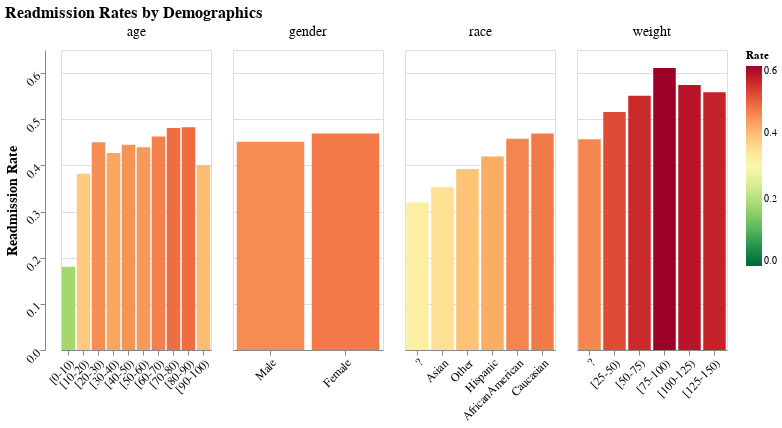

This figure's notebook cell:
### Code cell
demographic_factors = ['age', 'gender', 'race', 'weight']
demo_data = risk_df[risk_df['factor'].isin(demographic_factors)].copy()

weight_order = ['?', '[0-25)', '[25-50)', '[50-75)', '[75-100)', '[100-125)', '[125-150)', '[150-175)', '[175-200)']
age_order = ['[0-10)', '[10-20)', '[20-30)', '[30-40)', '[40-50)', '[50-60)', '[60-70)', '[70-80)', '[80-90)', '[90-100)']

def get_sort_key(row):
    if row['factor'] == 'weight' and row['value'] in weight_order:
        return weight_order.index(row['value'])
    elif row['factor'] == 'age' and row['value'] in age_order:
        return age_order.index(row['value'])
    else:
        return row['readmission_rate']

demo_data['sort_key'] = demo_data.apply(get_sort_key, axis=1)

chart_demo = alt.Chart(demo_data).mark_bar().encode(
    x=alt.X('value:N', title='', sort=alt.EncodingSortField(field='sort_key', order='ascending')),
    y=alt.Y('readmission_rate:Q', title='Readmission Rate'),
    color=alt.Color('readmission_rate:Q',
                    scale=alt.Scale(scheme='redyellowgreen', domain=[0, 0.6], reverse=True),
                    title='Rate'),
    column=alt.Column('factor:N', title=None),
    tooltip=[
        alt.Tooltip('factor:N', title='Factor'),
        alt.Tooltip('value:N', title='Value'),
        alt.Tooltip('readmission_rate:Q', title='Readmission Rate', format='.3f'),
        alt.Tooltip('count:Q', title='Number of Patients', format=',')
    ]
).properties(
    width=150,
    height=300,
    title='Readmission Rates by Demographics'
).configure_axis(
    labelFontSize=12,
    titleFontSize=14,
    labelAngle=-45
).configure_header(
    labelFontSize=14,
    titleFontSize=16
).configure_title(
    fontSize=16
).resolve_scale(
    x='independent'
)

chart_demo

### Figure 1 — Vega-Lite specification as saved in the notebook (floating-point values rounded to 4 significant figures)
{"config": {"view": {"continuousWidth": 300, "continuousHeight": 300}, "axis": {"labelAngle": -45, "labelFontSize": 12, "titleFontSize": 14}, "header": {"labelFontSize": 14, "titleFontSize": 16}, "title": {"fontSize": 16}}, "data": {"name": "data-e9c79322f1620ea4de5a2645fc5ebc3e"}, "mark": {"type": "bar"}, "encoding": {"color": {"field": "readmission_rate", "scale": {"domain": [0, 0.6], "reverse": true, "scheme": "redyellowgreen"}, "title": "Rate", "type": "quantitative"}, "column": {"field": "factor", "title": null, "type": "nominal"}, "tooltip": [{"field": "factor", "title": "Factor", "type": "nominal"}, {"field": "value", "title": "Value", "type": "nominal"}, {"field": "readmission_rate", "format": ".3f", "title": "Readmission Rate", "type": "quantitative"}, {"field": "count", "format": ",", "title": "Number of Patients", "type": "quantitative"}], "x": {"field": "value", "sort": {"field": "sort_key", "order": "ascending"}, "title": "", "type": "nominal"}, "y": {"field": "readmission_rate", "title": "Readmission Rate", "type": "quantitative"}}, "height": 300, "resolve": {"scale": {"x": "independent"}}, "title": "Readmission Rates by Demographics", "width": 150, "$schema": "https://vega.github.io/schema/vega-lite/v5.20.1.json", "datasets": {"data-e9c79322f1620ea4de5a2645fc5ebc3e": [{"factor": "race", "value": "?", "readmission_rate": 0.3194, "count": 2273.0, "sort_key": 0.3194}, {"factor": "race", "value": "AfricanAmerican", "readmission_rate": 0.4575, "count": 19210.0, "sort_key": 0.4575}, {"factor": "race", "value": "Asian", "readmission_rate": 0.3526, "count": 641.0, "sort_key": 0.3526}, {"factor": "race", "value": "Caucasian", "readmission_rate": 0.4693, "count": 76100.0, "sort_key": 0.4693}, {"factor": "race", "value": "Hispanic", "readmission_rate": 0.4192, "count": 2037.0, "sort_key": 0.4192}, {"factor": "race", "value": "Other", "readmission_rate": 0.3924, "count": 1506.0, "sort_key": 0.3924}, {"factor": "gender", "value": "Female", "readmission_rate": 0.4692, "count": 54710.0, "sort_key": 0.4692}, {"factor": "gender", "value": "Male", "readmission_rate": 0.4512, "count": 47060.0, "sort_key": 0.4512}, {"factor": "age", "value": "[0-10)", "readmission_rate": 0.1801, "count": 161.0, "sort_key": 0.0}, {"factor": "age", "value": "[10-20)", "readmission_rate": 0.3821, "count": 691.0, "sort_key": 1.0}, {"factor": "age", "value": "[20-30)", "readmission_rate": 0.4502, "count": 1657.0, "sort_key": 2.0}, {"factor": "age", "value": "[30-40)", "readmission_rate": 0.4268, "count": 3775.0, "sort_key": 3.0}, {"factor": "age", "value": "[40-50)", "readmission_rate": 0.4445, "count": 9685.0, "sort_key": 4.0}, {"factor": "age", "value": "[50-60)", "readmission_rate": 0.4396, "count": 17260.0, "sort_key": 5.0}, {"factor": "age", "value": "[60-70)", "readmission_rate": 0.4625, "count": 22480.0, "sort_key": 6.0}, {"factor": "age", "value": "[70-80)", "readmission_rate": 0.4812, "count": 26070.0, "sort_key": 7.0}, {"factor": "age", "value": "[80-90)", "readmission_rate": 0.4827, "count": 17200.0, "sort_key": 8.0}, {"factor": "age", "value": "[90-100)", "readmission_rate": 0.4003, "count": 2793.0, "sort_key": 9.0}, {"factor": "weight", "value": "?", "readmission_rate": 0.4569, "count": 98570.0, "sort_key": 0.0}, {"factor": "weight", "value": "[100-125)", "readmission_rate": 0.5744, "count": 625.0, "sort_key": 5.0}, {"factor": "weight", "value": "[125-150)", "readmission_rate": 0.5586, "count": 145.0, "sort_key": 6.0}, {"factor": "weight", "value": "[25-50)", "readmission_rate": 0.5155, "count": 97.0, "sort_key": 2.0}, {"factor": "weight", "value": "[50-75)", "readmission_rate": 0.5507, "count": 897.0, "sort_key": 3.0}, {"factor": "weight", "value": "[75-100)", "readmission_rate": 0.6108, "count": 1336.0, "sort_key": 4.0}]}}
